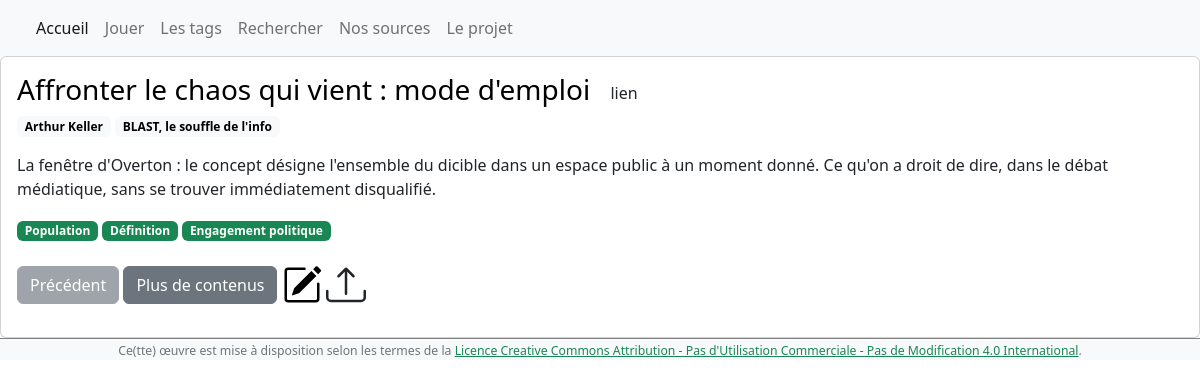
The app's page /partage/ with its own data.
### partage/models.py (models this page shows, shortened)
class Content(models.Model):
    text = models.TextField()
    text_game = models.TextField(blank=True)
    is_easy = models.BooleanField(blank=True, default=False)
    tag = models.ManyToManyField(Tag)
    source = models.ForeignKey(Source, on_delete=models.CASCADE)
    location = models.CharField(max_length=100)
    pub_date = models.DateTimeField('date de publication')
    history = HistoricalRecords()

class Source(models.Model):
    auteur = models.ManyToManyField(Author)
    titre = models.CharField(max_length=200)
    def __str__(self):
        return self.titre

class Author(models.Model):
    nom = models.CharField(max_length=200)
    profession = models.CharField(max_length=200)
    organisation = models.CharField(max_length=200)
    def __str__(self):
        return self.nom

class Tag(models.Model):
    intitule = models.CharField(max_length=50)
    def __str__(self):
        return self.intitule

### partage/views.py (the view)
# urls.py: path('', views.index, name='index'),
def index(request):
    content_list = Content.objects.all() # liste de tous les contenus
    content_http_list = Content.objects.filter(location__startswith="http") # liste de tous les contenus provenant de sites internet
    nmb_content = Content.objects.count() # nombre de contenu
    source_list = Source.objects.all() # liste de toutes les sources
    list_id = []
    for content in content_list:
        list_id.append(content.id)
    content_id = random.choice(list_id)
    texte = Content.objects.get(id=content_id) # contenu aléatoire parmi tous
    content_id_suivant = random.choice(list_id) # un autre contenu aléatoire
    var_reconnaissance = 'reconnaissance'
    context = {
        'content_list': content_list,
        'texte': texte,
        'content_id_suivant': content_id_suivant,
        'content_http_list': content_http_list,
        'source_list': source_list,
        'var_reconnaissance': var_reconnaissance,
        'content_id': content_id,
        'var_reconnaissance': var_reconnaissance
    }
    return render(request, 'partage/index.html', context)

### partage/templates/partage/index.html (shortened to what this page needs)
<!DOCTYPE html>
<html style="height: 100%;">
    <head>
        <link href="https://cdn.jsdelivr.net/npm/bootstrap@5.2.0/dist/css/bootstrap.min.css" rel="stylesheet">
    </head>
    <body style="height: 100%;">
        <div style="min-height: 100%; position: relative; bottom: 0;">
            <div id="petit_ecran" style="display: none;" class="sticky-top">
                <nav class="navbar navbar-expand-lg bg-light">
                    <div class="container-fluid">
                        <div class="collapse navbar-collapse" id="navbarNavAltMarkup">
                            <div class="navbar-nav">
                                <a class="nav-link active" aria-current="page" href="/partage">Accueil</a>
                                <a class="nav-link" href="/partage/jeu/">Jouer</a>
                                <a class="nav-link" href="/partage/tags/">Les tags</a>
                                <a class="nav-link" href="/partage/rechercher/">Rechercher</a>
                                <a class="nav-link" href="/partage/sources/allsources/">Nos sources</a>
                                <a class="nav-link" href="/partage/more/leProjet/">Le projet</a>
                            </div>
                        </div>
                    </div>
                </nav>
            </div>
            <div class="card">
                <div class="card-body">
                    {% if texte %}
                        {% if texte in content_http_list %}
                            <h3 class="card-title"><a href="/partage/sources/{{ texte.source }}" style="text-decoration: none; color: black;">{{ texte.source }}</a>
                                <a href="{{ texte.location }}" target="_blank" style="color: black;"><button type="button" class="btn">
                                    lien</button></a>
                            </h3>
                        {% else %}
                            <h3 class="card-title"><a href="/partage/sources/{{ texte.source }}" style="text-decoration: none; color: black;">{{ texte.source }}</a>
                                <button class="btn" type="button" data-bs-toggle="tooltip" data-bs-placement="right" title="{{ texte.location }}">
                                    Marque page</button>
                            </h3>
                        {% endif %}
                        <h6 class="card-subtitle text-muted mb-2">
                            {% for author in texte.source.auteur.all %}
                                <a href="/partage/author/{{ author }}"><span class="badge text-bg-light">{{ author }}</span></a>
                            {% endfor %}
                        </h6>
                        <p class="card-text">{{ texte.text|linebreaks }}</p>
                        <div id="tags">
                            {% for letag in texte.tag.all %}
                            <a href="/partage/{{ letag }}/contenus/"><span class="badge text-bg-success">{{ letag }}</span></a>
                            {% endfor %}
                        </div>
                        <br>
                        <div id="precedent1">
                            <p>
                                <button id="button_pre" type="button" class="btn btn-secondary" onclick="history.back()">Précédent</button>
                                <a href="/partage/next/{{ content_id_suivant }}"><button type="button" class="btn btn-secondary">Plus de contenus</button></a>
                                <a href="/../admin/partage/content/{{ texte.id }}/change/" target="_blank"></a>
                            </p>
                        </div>
                    {% endif %}
                </div>
            </div>
            <footer class="text-center bg-light" style="width: 100%; border-top: 1px solid grey;">
                <div class="small text-muted">
                    <small>Ce(tte) œuvre est mise à disposition selon les termes de la <a class="link-success" rel="license" href="http://creativecommons.org/licenses/by-nc-nd/4.0/">Licence Creative Commons Attribution - Pas d'Utilisation Commerciale - Pas de Modification 4.0 International</a>.</small>
                </div>
            </footer>
        </div>
    </body>
</html>

### records on screen
Content: source "Affronter le chaos qui vient : mode d'emploi", text "La fenêtre d'Overton : le concept désigne l'ensemble du dicible dans un espace public à un moment donné. Ce qu'on a droit de dire, dans le débat médiatique, sans se trouver immédiatement disqualifié."
Author: nom "Arthur Keller"
Author: nom "BLAST, le souffle de l'info"
Tag: intitule "Population"
Tag: intitule "Définition"
Tag: intitule "Engagement politique"
